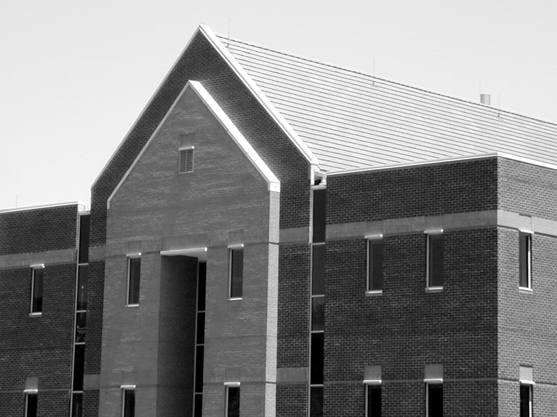
#> input picture lab9/dom.png, 557 x 417 px
$ jupyter execute 09_Canny.ipynb   (older library calls are emulated)
#> lines starting #> are read from the running program, lines starting #| are printed output that depends on the picture; after the words box and inside, x2 and y2 are one past the last pixel; in counts of white or black regions, pixels touching at a corner belong together
# Detekcja krawędzi

## Cel ćwiczenia

- Zapoznanie z metodami detekcji krawędzi:
    - Sobel, Prewitt, Roberts - przypomnienie,
    - Laplasjan z Gaussa (LoG – ang. Laplacian of Gaussian),
    - Canny.

Detekcja krawędzi przez wiele lat była podstawą algorytmów segmentacji.
Krawędzie wykrywane są najczęściej z wykorzystaniem pierwszej (gradient) i drugiej (Laplasjan) pochodnej przestrzennej.
Wykorzystanie obu metod zaprezentowane zostało w ćwiczeniu *Przetwarzanie wstępne. Filtracja kontekstowa*.

W niniejszym ćwiczeniu poznane detektory krawędzi zostaną porównane z bardziej zaawansowanymi: Laplasjan z funkcji Gaussa (LoG), Zero Crossing i Canny.

## Laplasjan z Gaussa (LoG)

Funkcja Gaussa:<br>
\begin{equation}
h(r) = e^{\frac{-r^2}{2 \sigma^2}}
\end{equation}<br>
gdzie:
- $r^2 = x^2 + y^2$
- $\sigma$ to odchylenie standardowe.

Działanie filtracji Gaussowskiej zostało przedstawione w ćwiczeniu "Przetwarzanie wstępne". W jej wyniku następuje rozmazanie obrazu.
Laplasjan tej funkcji dany jest wzorem:

\begin{equation}
\nabla^2 h(r) = \frac{r^2 - 2\sigma^2}{\sigma^4} e^{-\frac{r^2}{2\sigma^2}}
\end{equation}

Funkcję (z oczywistych powodów) nazywamy Laplasjan z Gaussa (LoG).
Ponieważ druga pochodna jest operacją liniową, konwolucja obrazu z $\nabla^2 h(r)$ daje taki sam efekt jak zastosowanie filtracji Gaussa na obrazie, a następnie obliczenie Laplasjanu z wyniku.
Lokalizacja krawędzi polega na znalezieniu miejsca, gdzie po filtracji LoG następuje zmiana znaku.

1. Wczytaj obraz *house.png*.
2. Wykonaj rozmycie Gaussowskie obrazu wejściowego.
W tym celu wykorzysaj funkcję `cv2.GaussianBlur(img, kSize, sigma)`.
Pierwszy argument jest obrazem wejśćiowym.
Drugi jest rozmiarem filtru (podanym w nawiasach okrągłych, np. *(3, 3)*).
Trzecim argumentem jest odchylenie standardowe. Wartość jest dobrana automatycznie, jeśli zosanie podana wartość `0` (będą równe rozmiarowi).
3. Oblicz laplasjan obrazu rozmytego.
W tym celu wykorzysaj funkcję `cv2.Laplacian(img, ddepth)`.
Pierszym argumentem jest obraz wejściowy.
Drugim argumentem jest typ danych wejściowych. Użyj `cv2.CV_32F`.
4. Wyznacz miejsca zmiany znaku.
Zaimplementuj funkcję `crossing(LoG, thr)`:
    - Najpierw stwórz tablicę, do której zostanie zapisany wynik.
    Jej rozmiar jest taki sam jak przetwarzanego obrazu.
    - Następnie wykonaj pętle po obrazie (bez ramki jednopikselowej).
    W każdej iteracji stwórz otoczenie o rozmiarze $3 \times 3$.
    Dla otoczenia oblicz wartość maksymalną i minimalną.
    - Jeśli wartości te mają przeciwne znaki, to do danego miejsca tablicy przypisz wartość:
        - jeśli piksel wejściowy > 0, to dodaj do niego wartość bezwzględną minimum.
        - jeśli piksel wejściowy < 0, to do jego wartości bezwzględnej dodaj maksimum.
    - Zmień zakres wykonanej tablicy do $<0, 255>$.
    - Wykonaj progowanie tablicy. Próg jest argumentem wejściowym.
    - Przeskaluj dane binarne do wartości `[0, 255]`.
    - Wykonaj konwersję do typu *uint8*.
    - Wykonaj rozmycie medianowe wyniku.
    Wykorzystaj funkcję `cv2.medianBlur(img, kSize)`.
    Pierwszym argumentem jest obraz wejśćiowy, a drugim rozmiar filtra.
    - Zwróć wyznaczoną tablicę.
5. Wyświetl obraz wynikowy.
6. Dobierz parametry (rozmiar filtru Gaussa, odchylenie standardowe, próg binaryzacji) tak, by widoczne były kontury domu, ale nie dachówki.

[cell 1]
import cv2
from matplotlib import pyplot as plt
import numpy as np
import math
import os
import requests

url = 'https://raw.githubusercontent.com/vision-agh/poc_sw/master/09_Canny/'

fileNames = ["dom.png"]
for fileName in fileNames:
    if not os.path.exists(fileName):
        r = requests.get(url + fileName, allow_redirects=True)
        open(fileName, 'wb').write(r.content)
#> further down, house is the input picture: shape (417, 557); min 0, max 255, mean 133.3

[cell 2]
def LoG(img, size, sigma):
#> called with size = (5, 5), sigma = 1.5
    img_blur = cv2.GaussianBlur(img, size, sigma)
    img_laplacian = cv2.Laplacian(img_blur, cv2.CV_32F)
    return img_laplacian

[cell 3]
def threshold_binarization(img, threshold):
    bin_image = img > threshold
    return bin_image.astype(np.int)

[cell 4]
def crossing(img_lap, thr):
#> called with thr = 160
    Y, X = img_lap.shape
#> Y = 417; X = 557
    result = img_lap.copy()
    for x in range (1, X - 1):
        for y in range (1, Y - 1):
            window = img_lap[y - 1 : y + 2, x- 1 : x + 2]

            window_max = window.max()
            window_min = window.min()

            if window_max > 0 and window_min < 0:
                if img_lap[y, x] > 0:
                    result[y, x] = img_lap[y, x] + abs(window_min)
                elif img_lap[y, x] < 0:
                    result[y, x] = abs(img_lap[y, x]) + window_max
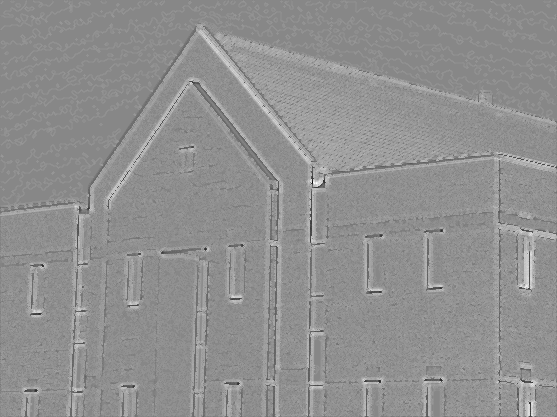
#> result: shape (417, 557) float32; min -57, max 50, mean 3.7; drawn with min black and max white

    result = cv2.normalize(result, None, 0, 255, cv2.NORM_MINMAX, cv2.CV_8U)
    result = threshold_binarization(result, thr)
#> in threshold_binarization, `bin_image = img > threshold`:
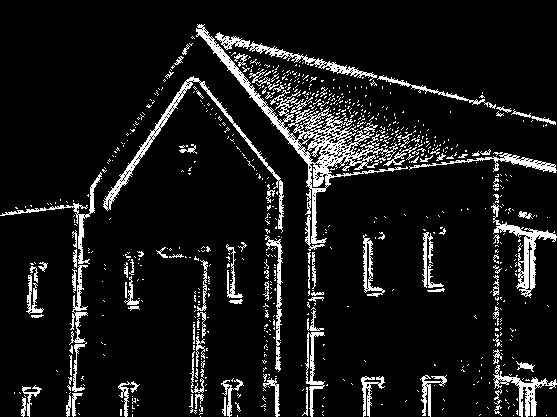
#> bin_image: shape (417, 557) bool; 9.3% white in thin lines or dots
#> in threshold_binarization, `return bin_image.astype(np.int)`: returned value: shape (417, 557) int64; values 0 (black) and 1 (white), 9.3% white in thin lines or dots
    result = result * 255
#> result: shape (417, 557) int64; 9.3% white in thin lines or dots
    result = result.astype(np.uint8)
#> result: shape (417, 557); 9.3% white in thin lines or dots
    result = cv2.medianBlur(result, 3)
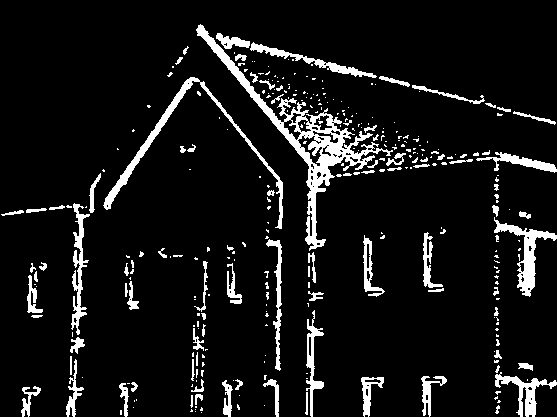
#> result: shape (417, 557); 8.5% white; 319 white regions (230 under 20 px), largest, box (x1, y1, x2, y2) and area: (196, 24, 393, 251) 4517, (103, 77, 283, 229) 1715, (494, 217, 557, 297) 1171

    return result

[cell 5]
house = cv2.imread("dom.png", cv2.IMREAD_GRAYSCALE)
house_laplacian = LoG(house, (5, 5), 1.5)
house_cross = crossing(house_laplacian, 160)

[cell 6]
plt.imshow(house_cross, cmap='gray')

## Algorytm Canny'ego

> Algorytm Canny'ego to często wykorzystywana metoda detekcji krawędzi.
> Zaproponowana została w 1986r. przez Johna F. Cannego.
> Przy jego projektowaniu założono trzy cele:
> - niska liczba błędów - algorytm powinien znajdywać wszystkie krawędzie oraz generować jak najmniej fałszywych detekcji,
> - punkty krawędziowe powinny być poprawnie lokalizowane - wykryte punkty powinny być jak najbardziej zbliżone do rzeczywistych,
> - krawędzie o szerokości 1 piksela - algorytm powinien zwrócić jeden punkt dla każdej rzeczywistej krawędzi.

Zaimplementuj algorytm detekcji krawędziCanny'ego:
1. W pierwszym kroku obraz przefiltruj dwuwymiarowym filtrem Gaussa.
2. Następnie oblicz gradient pionowy i poziomy ($g_x $ i $g_y$).
Jedną z metod jest filtracja Sobela.
3. Dalej oblicz amplitudę:
$M(x,y)  = \sqrt{g_x^2+g_y^2}$ oraz kąt:
$\alpha(x,y) = arctan(\frac{g_y}{g_x})$.
Do obliczenia kąta wykorzystaj funkcję `np.arctan2(x1, x2)`.
Wynik jest w radianach.
4. W kolejnym etapie wykonaj kwantyzację kątów gradientu.
Kąty od $-180^\circ$ do $180^\circ$ można podzielić na 8 przedziałów:
[$-22.5^\circ, 22.5^\circ$], [$22.5^\circ, 67.5^\circ$],
[$67.5^\circ, 112.5^\circ$], [$112.5^\circ, 157.5^\circ$],
[$157.5^\circ, -157.5^\circ$], [$-157.5^\circ, -112.5^\circ$],
[$-112.5^\circ, -67.5^\circ$], [$-67.5^\circ, -22.5^\circ$].
Przy czym należy rozpatrywać tylko 4 kierunki:
    - pionowy ($d_1$),
    - poziomy ($d_2$),
    - skośny lewy ($d_3$),
    - skośny prawy ($d_4$).
5. Dalej przeprowadź eliminację pikseli, które nie mają wartości maksymalnej (ang. *nonmaximal suppresion*).
Celem tej operacji jest redukcja szerokości krawędzi do rozmiaru 1 piksela.
Algorytm przebiega następująco.
W rozpatrywanym otoczeniu o rozmiarze $3 \times 3$:
    - określ do którego przedziału należy kierunek gradientu piksela centralnego ($d_1, d_2, d_3, d_4$).
    - przeanalizuje sąsiadów leżących na tym kierunku.
Jeśli choć jeden z nich ma amplitudę większą niż piksel centralny, to należy uznać, że nie jest lokalnym maksimum i do wyniku przypisać $g_N(x,y) = 0$.
W przeciwnym przypadku $g_N(x,y) = M(x,y)$.
Przez $g_N$ rozumiemy obraz detekcji lokalnych maksimów.
Zaimplementuj funkcję `nonmax`.
Pierwszym argementem jest macierz kierunków (po kwantyzacji).
Drugim argumentem jest macierz amplitudy.
6. Ostatnią operacją jest binaryzacja obrazu $g_N$.
Stosuje się tutaj tzw. binaryzację z histerezą.
Wykorzystuje się w niej dwa progi: $T_L$ i $T_H$, przy czym $T_L < T_H$.
Canny zaproponował, aby stosunek progu wyższego do niższego był jak 3 lub 2 do 1.
Rezultaty binaryzacji można opisać jako:<br>
$g_{NH}(x,y) = g_N(x,y) \geq TH $<br>
$g_{NL}(x,y) = TH > g_N(x,y) \geq TL $<br>
Można powiedzieć, że na obrazie $g_{NH}$ są "pewne" krawędzie.
Natomiast na $g_{NL}$ "potencjalne".
Często krawędzie "pewne" nie są ciągłe.
Dlatego wykorzystuje się obraz $g_{NL}$ w następującej procedurze:
    - Stwórz stos zawierający wszystkie piksele zaznaczone na obrazie $g_{NH}$.
W tym celu wykorzystaj listę współrzędnych `[row, col]`.
Do pobrania elementu z początku służy metoda `list.pop()`.
Do dodania elementu na koniec listy służy metoda `list.append(new)`.
    - Stwórz obraz, który będzie zawierał informację czy dany piksel został już odwiedzony.
    - Stwórz obraz, któy zawierać będzie wynikowe krawędzie.
Jej rozmiar jest równy rozmiarowi obrazu.
    - Wykonaj pętlę, która będzie pobierać elementy z listy, dopóki ta nie będzie pusta.
W tym celu najlepiej sprawdzi się pętla `while`.
    - W każdej iteracji pobierz element ze stosu.
    - Sprawdź czy dany element został już odwiedzony.
    - Jeśli nie został, to:
        - Oznacz go jako odwiedzony,
        - Oznacz piksel jako krawędź w wyniku,
        - Sprawdź otoczenie piksela w obrazie $g_{NL}$,
        - Dodaj do stosu współrzędne otoczenia, które zawierają krawędź (potencjalną).
        Można to wykoanać np. pętlą po stworzonym otoczeniu.
7. Wyświetl obraz oryginalny, obraz $g_{NH}$ oraz obraz wynikowy.

Pomocnicze obrazy $g_{NH}$ i $g_{NL}$ zostały wprowadzone dla uproszczenia opisu.
Algorytm można zaimplementować wbardziej "zwarty" sposób.

Na podstawie powyższego opisu zaimplementuj algorytm Cannego.

[cell 7]
def canny(img, TL, TH):
#> called with TL = 120, TH = 170
    g_blur = cv2.GaussianBlur(img, (3, 3), 0, 0, cv2.BORDER_DEFAULT)
    g_x = cv2.Sobel(g_blur, cv2.CV_32F, 1, 0, ksize=3)
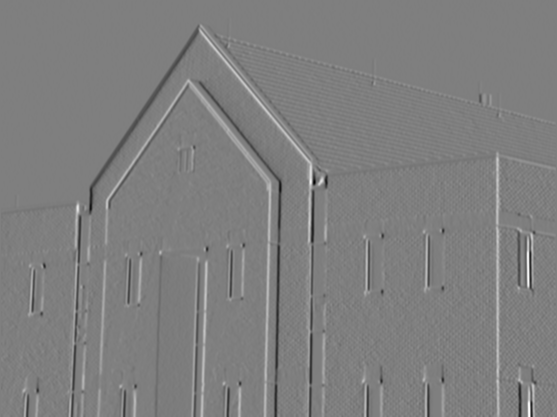
#> g_x: shape (417, 557) float32; min -620, max 624, mean 0.4; drawn with min black and max white
    g_y = cv2.Sobel(g_blur, cv2.CV_32F, 0, 1, ksize=3)
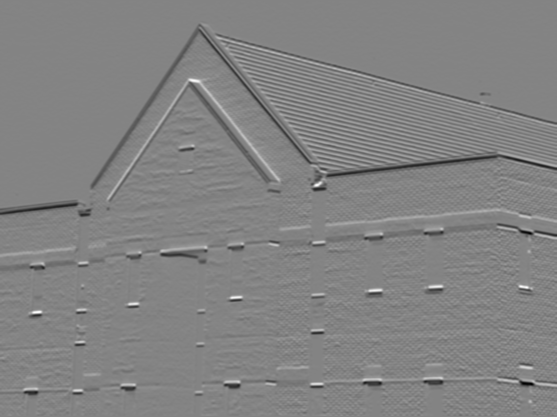
#> g_y: shape (417, 557) float32; min -489, max 457, mean -3.2; drawn with min black and max white

    m_xy = np.sqrt(g_x**2 + g_y**2)
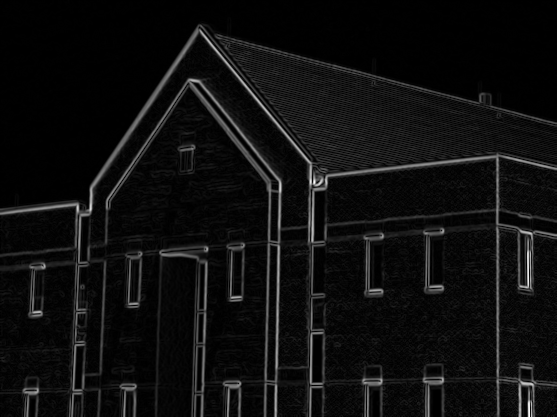
#> m_xy: shape (417, 557) float32; min 0, max 624.6, mean 36.8; drawn with min black and max white
    alpha_xy_radian = np.arctan2(g_y, g_x)
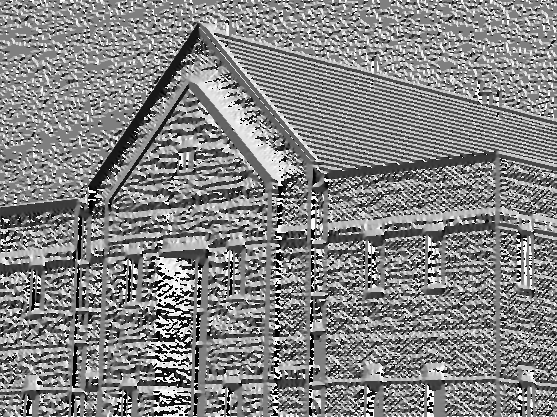
#> alpha_xy_radian: shape (417, 557) float32; min -3.14, max 3.14, mean 0.117; drawn with min black and max white
    alpha_xy = alpha_xy_radian * 180. / np.pi
    alpha_xy[alpha_xy < 0] += 180
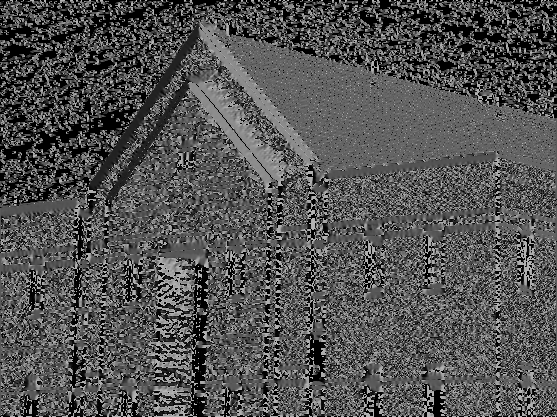
#> alpha_xy: shape (417, 557) float32; min 0, max 180, mean 82.5

    Y, X = m_xy.shape
#> Y = 417; X = 557

    gN = np.zeros((Y, X))
    for i in range(1, Y - 1):
        for j in range(1, X - 1):
            q = 255
            r = 255
            if (0 <= alpha_xy[i, j] < 22.5) or (157.5 <= alpha_xy[i, j] <= 180):
                q = m_xy[i, j + 1]
                r = m_xy[i, j - 1]
            elif 22.5 <= alpha_xy[i, j] < 67.5:
                q = m_xy[i - 1, j - 1]
                r = m_xy[i + 1, j + 1]
            elif 67.5 <= alpha_xy[i, j] < 112.5:
                q = m_xy[i + 1, j]
                r = m_xy[i - 1, j]
            elif 112.5 <= alpha_xy[i, j] < 157.5:
                q = m_xy[i + 1, j - 1]
                r = m_xy[i - 1, j + 1]

            if (m_xy[i, j] >= q) and (m_xy[i, j] >= r):
                gN[i, j] = m_xy[i, j]
            else:
                gN[i, j] = 0
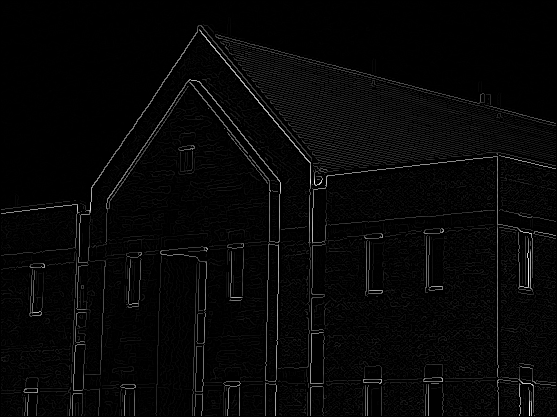
#> gN: shape (417, 557) float64; min 0, max 624.6, mean 16.9; drawn with min black and max white

    gNH = gN >= TH
#> gNH: shape (417, 557) bool; 2.4% white in thin lines or dots
    gNL = (gN < TH) & (gN >= TL)
#> gNL: shape (417, 557) bool; 0.91% white in thin lines or dots

    stack = []
    img_visited = np.zeros((Y, X))
    img_result = np.zeros((Y, X))

    for i in range(Y):
        for j in range(X):
            if gNH[i, j]:
                stack.append([i, j])


    while stack:
        row, col = stack.pop()

        if not img_visited[row, col]:
            img_visited[row, col] = True
            img_result[row, col] = 255

            for i in range(row - 1, row + 2):
                for j in range(col - 1, col + 2):
                    if gNL[i, j]:
                        stack.append([i, j])
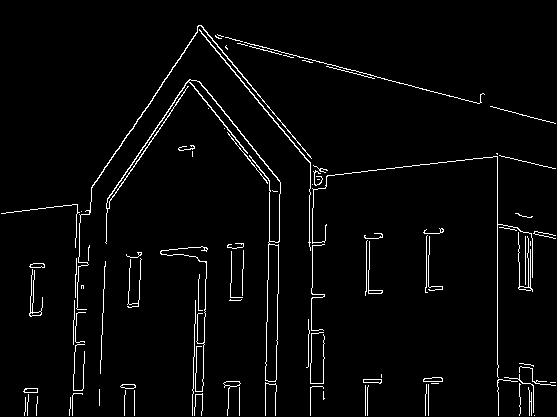
#> img_result: shape (417, 557) float64; 3% white in thin lines or dots
#> img_visited: shape (417, 557) float64; values 0 (black) and 1 (white), 3% white in thin lines or dots
#> after the loop, stack = []

    return gNH, img_result

[cell 8]
house = cv2.imread("dom.png", 0)
gNH, result = canny(house, 120, 170)

fig_, axs_ = plt.subplots(1, 3, figsize=(16, 10))
axs_[0].imshow(house, cmap="gray")
axs_[1].imshow(gNH, cmap="gray")
axs_[2].imshow(result, cmap="gray")

## Algorytm Canny'ego - OpenCV

1. Wykonaj dektekcję krawędzi metodą Canny'ego wykorzystując funkcję `cv2.Canny`.
    - Pierwszym argumentem funkcji jest obraz wejściowy.
    - Drugim argumentem jest mniejszy próg.
    - Trzecim argumentem jest większy próg.
    - Czwarty argument to tablica, do której wpisany zostanie wynik.
    Można zwrócić go przez wartość i podać wartość `None`.
    - Piąty argument to rozmiar operatora Sobela (w naszym przypadku 3).
    - Szósty argument to rodzaj używanej normy.
    0 oznacza normę $L_1$, 1 oznacza normę $L_2$. Użyj $L_2$.
2. Wynik wyświetl i porównaj z własną implementacją.

[cell 9]
blur = cv2.GaussianBlur(house, (3, 3), 0, 0, cv2.BORDER_DEFAULT)
canny = cv2.Canny(blur, 120, 170, None, 3, 1)
#> canny: shape (417, 557); 3% white in thin lines or dots

fig_, axs_ = plt.subplots(1, 2, figsize=(16, 10))
axs_[0].imshow(result, cmap="gray")
axs_[1].imshow(canny, cmap="gray")
